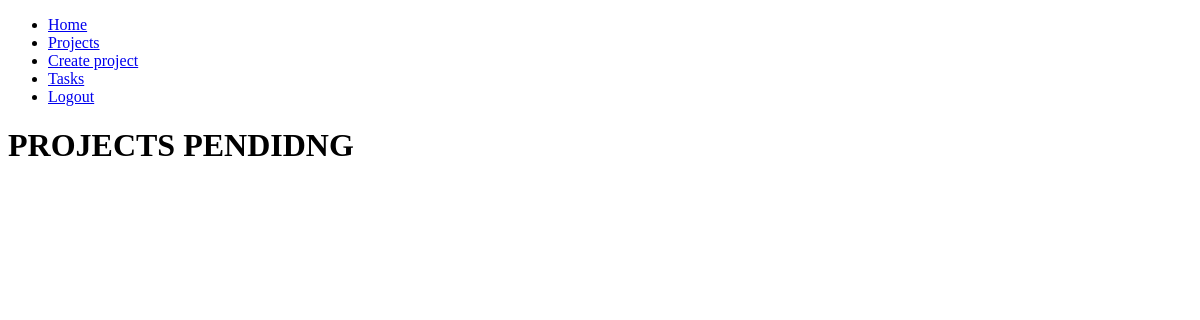
The app's page /projects/ (signed in), older data.
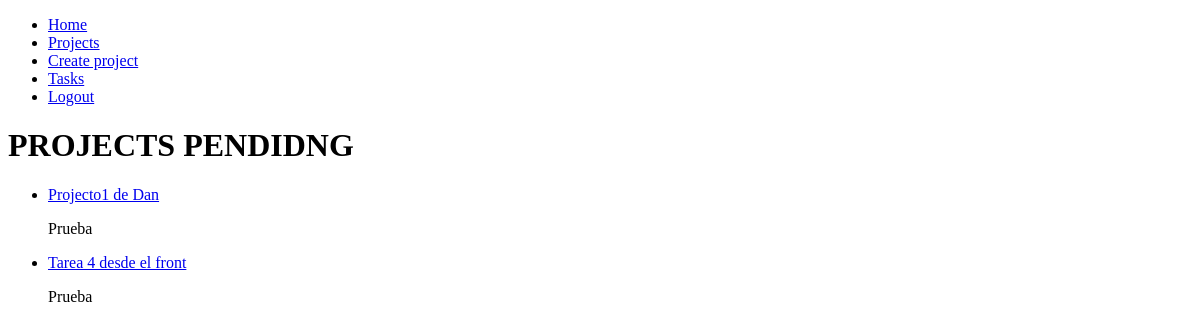
The same page, newer data.
### project/models.py (models this page shows, shortened)
class Project(models.Model):
    project_id = models.AutoField(primary_key=True)
    name_project = models.CharField(max_length=100)
    category = models.CharField(max_length=50)
    date_complete = models.DateTimeField(null = True, blank=True)
    complete = models.BooleanField(default=False)
    user = models.ForeignKey(User, on_delete=models.CASCADE)
    created_at = models.DateTimeField(auto_now_add=True)
    update_at = models.DateTimeField(auto_now=True)

### project/views.py (the view)
# urls.py: path('projects/', project, name='projects'),
def project(request):
    projects = Project.objects.filter(user=request.user, date_complete__isnull=True)
    return render(request, 'project/project.html',{
        'projects': projects
    })

### project/templates/project/project.html
{% extends 'base.html' %}
{% block content %}
    <h1>PROJECTS PENDIDNG</h1>
    <ul>
        {% for project in projects %}
        <li>
            <a href="{% url 'project_detail' project.project_id %}">
                {{project.name_project}}
            </a>
                <p>{{ project.category }}</p>
        </li>
        {% endfor %}
    </ul>
{% endblock %}

Row changes from the older to the newer data that the page shows:
now on this page (row edited): Project: name_project "Projecto1 de Dan", category "Prueba"
added Project: name_project "Tarea 4 desde el front", category "Prueba"
